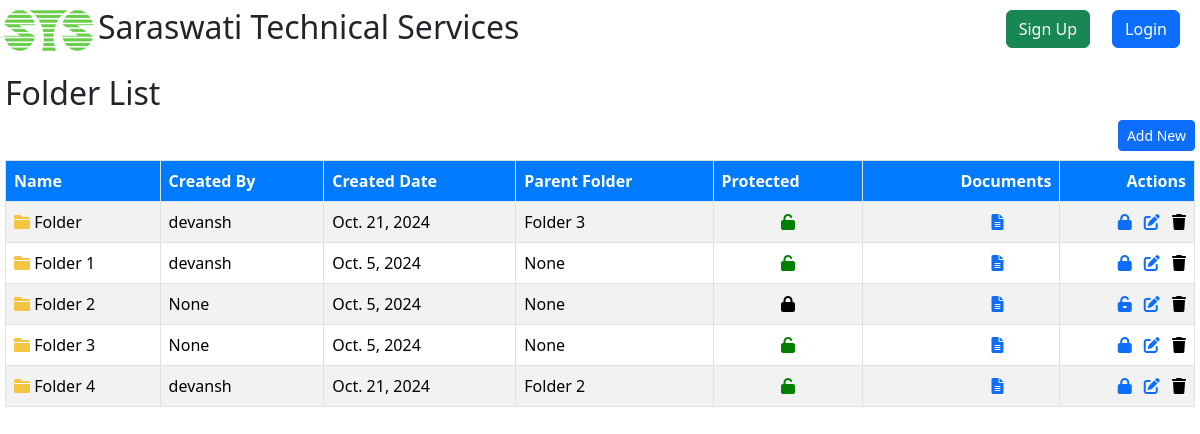
/docs/folderList/, run on an earlier commit of the app's database.
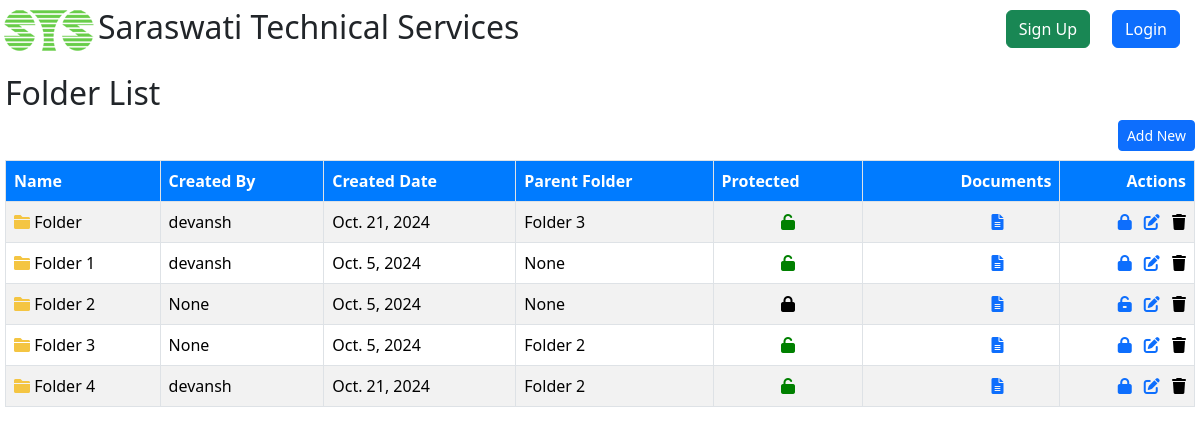
And on a later commit of the database.
### Docs/models.py (models this page shows)
class Folder(models.Model):
    name = models.CharField(max_length=30)
    createdBy = models.ForeignKey(User, on_delete=models.SET_NULL, blank=True, null=True, related_name='created_folders')
    createdDate = models.DateField(auto_now_add=True,blank=True, null=True)
    parentFolder = models.ForeignKey('self', on_delete=models.CASCADE, blank=True, null=True, related_name='subfolders')
    notes = models.TextField(blank=True, null=True)
    protected = models.BooleanField(default=False, blank=True, null=True)
    password = models.CharField(max_length=30, blank=True, null=True)
    def __str__(self):
        return self.name

### Docs/views.py (the view)
# urls.py: path('folderList/', views.folderList, name="folderList"),
def folderList(request):
    folders = Folder.objects.select_related('parentFolder').all().order_by('name')
    context = {"folders": folders}
    return render(request, "docs/folderList.html", context)

### Docs/templates/docs/folderList.html (shortened to what this page needs)
{% extends "registration/base.html" %}
{% block content %}
<h2>Folder List</h2>
<a href="{% url 'folderCreateView' %}">
    <button type="button" class="btn btn-primary btn-sm" style="float:right;">Add New</button>
</a>
<table class="table table-striped table-hover mt-5">
  <thead>
    <tr class="text-center">
      <th class="text-start border">Name</th>
      <th class="text-start border">Created By</th>
      <th class="text-start border">Created Date</th>
      <th class="text-start border">Parent Folder</th>
      <th class="text-start border">Protected</th>
      <th class="text-end border">Documents</th>
      <th class="text-end border">Actions</th>
    </tr>
  </thead>
  <tbody>
    {% for folder in folders %}
    <tr>
      <td class="text-start border">
        <i class="fas fa-folder" style="color: #f4c542;"></i> {{ folder.name }}
      </td>
      <td class="text-start border">{{ folder.createdBy }}</td>
      <td class="text-start border">{{ folder.createdDate }}</td>
      <td class="text-start border">{{ folder.parentFolder }}</td>
      <td class="text-center border justify-content-center align-items-center">
        {% if folder.protected %}
            <i class="fas fa-lock" style="color: black;"></i>
        {% else %}
            <i class="fas fa-unlock" style="color: green;"></i>
        {% endif %}
    </td>
      <td class="text-end border">
        <a href="{% url 'documentList' folder.id %}" class="mx-5" data-bs-toggle="tooltip" title="View Documents">
          <i class="fas fa-file-alt"></i>
        </a>
      </td>
      <td class="text-end border">
        <a href="#" class="lock-unlock-icon" data-folder-id="{{ folder.id }}" data-bs-toggle="tooltip" title="{% if folder.protected %}Unlock{% else %}Lock{% endif %}">{% if folder.protected %}<i class="fas fa-unlock-alt"></i>{% else %}<i class="fas fa-lock"></i>{% endif %}</a>
        <a href="{% url 'folderUpdateView' folder.id %}" class="mx-2"  data-bs-toggle="tooltip" title="Edit"><i class="fas fa-edit"></i></a>
        <form action="{% url 'folderDeleteView' folder.id %}" method="post" style="display:inline;" id="delete-form-{{ folder.id }}">
          <button type="submit" style="border:none; background:none; padding:0;" data-bs-toggle="tooltip" title="Delete">
            <i class="fas fa-trash"></i>
          </button>
        </form>
      </td>
    </tr>
    {% endfor %}
  </tbody>
</table>
{% endblock %}

What changed in the data, as far as the page shows it:
changed Folder (number 4 of 5 on the later page): parentFolder "None" → "Folder 2"
